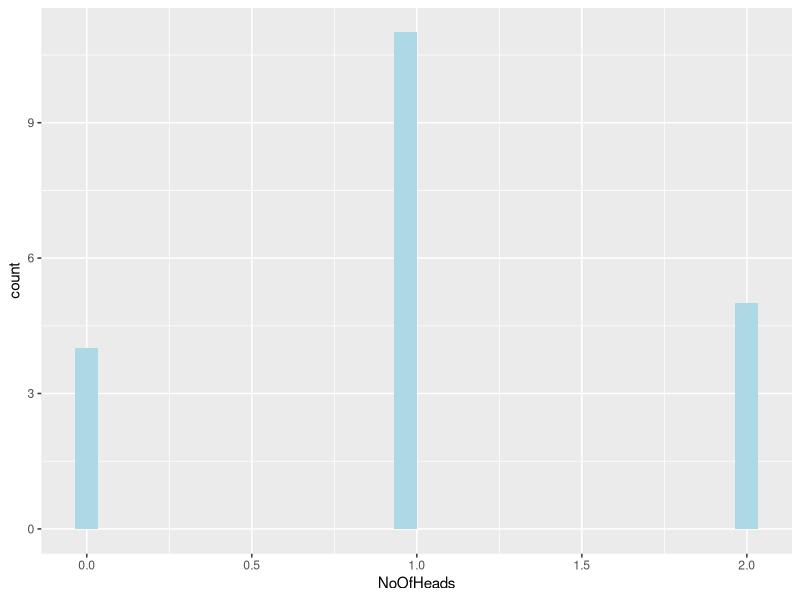

Reproduce this figure in R.
## ---- chunk 1
# Load standard libraries
library("tidyverse")
library("modeest")
## ---- chunk 2
df_coin_toss <- tribble(
           ~TrialNo, ~Outcome, ~NoOfHeads,
1, 'TH', 1,
2, 'TT', 0,
3, 'TH', 1,
4, 'TT', 0,
5,  'HH',2,
6, 'TH', 1,
7, 'TH', 1,
8, 'HT',1,
9, 'TH',1,
10, 'TT',0,
11, 'TH',1,
12, 'HH',2,
13, 'HT',2,
14, 'HT',1,
15, 'HT',1,
16, 'TH',1,
17,'TT',0,
18, 'HH',2,
19, 'HH',2,
20, 'TH',1
)
## ---- chunk 3

df_coin_toss <- df_coin_toss[, !names(df_coin_toss) %in% "Outcome"]
df_coin_toss <- df_coin_toss %>% mutate(NoOfHeads = as.numeric(NoOfHeads))

df_coin_toss
## ---- chunk 4

zero_head <- count(df_coin_toss[df_coin_toss$NoOfHeads == 0, ])
#zero_head
one_head <- count(df_coin_toss[df_coin_toss$NoOfHeads == 1, ])
#one_head
two_head <- count(df_coin_toss[df_coin_toss$NoOfHeads == 2, ])
#two_head
df_summary_coin_toss <-
  data.frame(Heads = c(0, 1, 2),
             NoOfHeads = c(as.numeric(zero_head), as.numeric(one_head), as.numeric(two_head)))

df_summary_coin_toss
## ---- chunk 5
mean(df_coin_toss$NoOfHeads)
## ---- chunk 6
modeest::mlv(df_coin_toss$NoOfHeads, na.rm=TRUE, method="mfv")
## ---- chunk 7

# 1.compute mean
# 2. compute squares
# 3. compute sq of mean from 1.
# 4. compute mean of all squares from 2.
# 5. Use variance formula
df_mean <- mean(df_coin_toss$NoOfHeads)
df_sq <- df_coin_toss$NoOfHeads^2
df_sq_mean <- df_mean^2 # square of means
df_mean_sq <- mean(df_sq) # mean of squares 
variance <- df_mean_sq - df_sq_mean
variance
## ---- chunk 8
ggplot(df_coin_toss, aes(NoOfHeads)) + geom_histogram(fill="lightblue")
